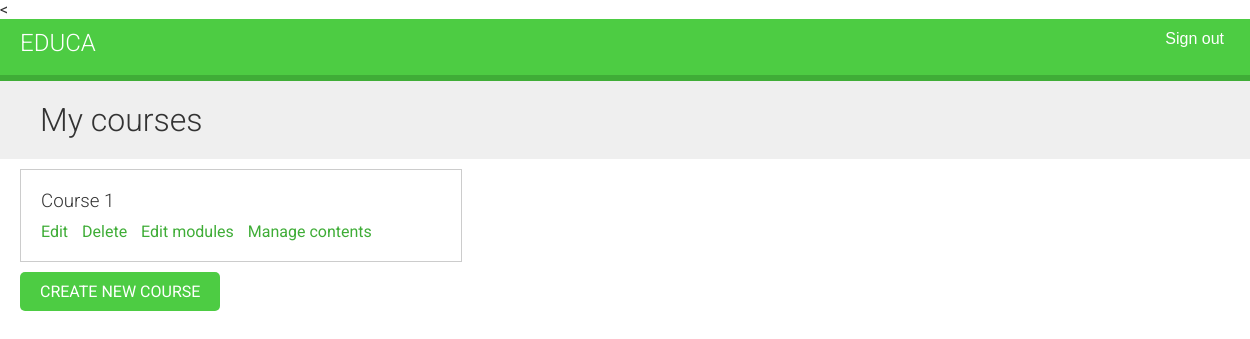
Page /course/mine/ (signed in) on the earlier database version.
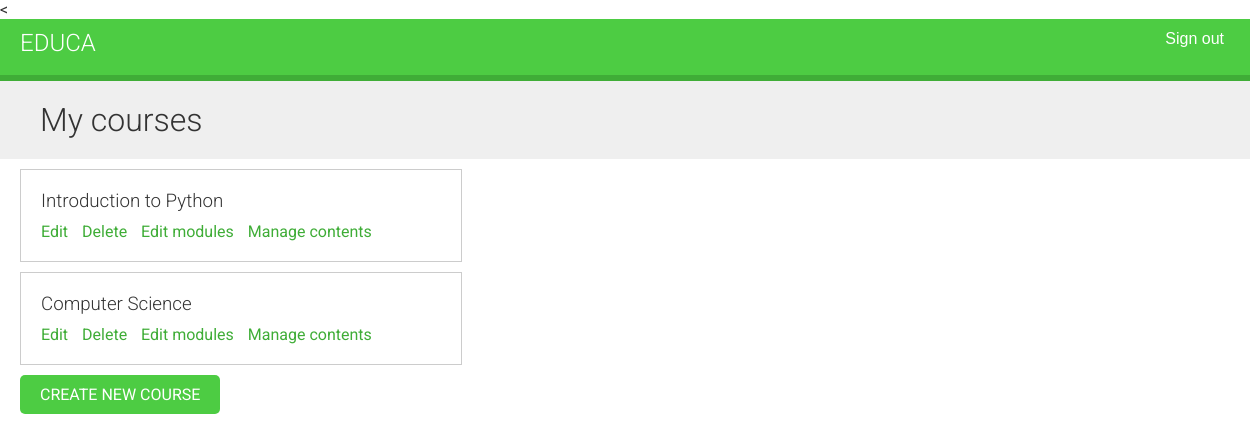
Same page on the later database version.
### courses/models.py (models this page shows, shortened)
class Course(models.Model):
    owner = models.ForeignKey(
        User,
        related_name='courses_created',
        on_delete=models.CASCADE
    )
    subject = models.ForeignKey(
        Subject,
        related_name='courses',
        on_delete=models.CASCADE
    )
    title = models.CharField(max_length=200)
    slug = models.SlugField(max_length=200, unique=True)
    overview = models.TextField()
    created = models.DateTimeField(auto_now_add=True)
    class Meta:
        ordering = ['-created']

### courses/views/course.py (the view)
class ManageCourseListView(OwnerCourseMixin, ListView):
    model = Course
    template_name = 'courses/manage/course/list.html'
    permission_required = 'courses.view_course'
    def get_queryset(self):
        queryset = super().get_queryset()
        return queryset.filter(owner=self.request.user)

### courses/views/base.py (called while the page is built)
    def get_queryset(self):
        queryset = super().get_queryset()
        return queryset.filter(owner=self.request.user)

### courses/templates/courses/manage/course/list.html (shortened to what this page needs)
{% extends "base.html" %}
{% block content %}
    <h1>My courses</h1>
    <div class="module">
{% for course in object_list %}
    <div class="course-info">
        <h3>{{ course.title }}</h3>
        <p>
            <a href="{% url 'course-edit' course.id %}">Edit</a>
            <a href="{% url 'course-delete' course.id %}">Delete</a>
            <a href="{% url 'course-module-update' course.id %}">Edit modules</a>
            {% if course.modules.count > 0 %}
                    <a href="{% url 'module-content-list' course.modules.first.id %}">
                        Manage contents
                    </a>
            {% endif %}
        </p>
    </div>
{% empty %}
    <p>You haven't created any courses yet.</p>
{% endfor %}
    <p>
        <a href="{% url "course-create" %}" class="button">Create new course</a>
    </p>
    </div>
{% endblock %}

### courses/templates/base.html (shortened to what this page needs)
{% load static %}
<<!DOCTYPE html>
<html>
    <head>
        <link rel="stylesheet" href="{% static 'css/base.css' %}">
    </head>
    <body>
        <div id='header'>
            <a href='/' class='logo'>Educa</a>
            <ul class='menu'>
                {% if request.user.is_authenticated %}
                    <li>
                        <form action='{% url "logout" %}' method='post'>
                            <button type='submit'>Sign out</button>
                        </form>
                    </li>
                {% else %}
                    <li href="{% url 'login' %}"><a >Sign in</a></li>
                {%endif %}
            </ul>
        </div>
        <div id='content'>
            {% block content %}
            {% endblock content %}
        </div>
    </body>
</html>

### courses/static/css/base.css (style rules this page uses)
body { margin:0; font-family:'Roboto', sans-serif; font-weight:400; color:#333; }
a { color:#3fad37; text-decoration:none; }
ul { float:left; }
h1, h2, h3, h4, h5, h6 { font-family:'Roboto', sans-serif; font-weight:300; }
h1 { background:#efefef; width:100%; overflow:auto; padding:20px 0 20px 40px; margin:0; }
.module { padding:10px 20px; float:left; width:600px; }
.module h3 { margin:20px 0 0; padding:0; width:100%; }
.module p { margin:10px 0 20px; width:100%; float:left; }
#header { background:#4dcc43; overflow:auto; padding:10px 20px; border-bottom:6px solid #3fad37; }
#header .logo { text-decoration:none; font-family:'Roboto', sans-serif; font-weight:300; text-transform:uppercase; font-size:24px; color:#fff; float:left; }
#header a { color:#fff; }
#header .menu { list-style:none; float:right; margin:0; padding:0; }
#header button { background:transparent; border:0; color:#fff; font-size:16px; }
input[type=submit], a.button { border-radius:5px; background:#4dcc43; color:#fff; font-size:16px; text-transform:uppercase; border:none; padding:10px 20px; margin:20px 0; }
.course-info { border:1px solid #ccc; padding:0 20px; margin-bottom:10px; width:400px; overflow:auto; }
.course-info a { margin-right:10px; }

Differences in the rows shown:
added Course: title "Introduction to Python", shows "Manage contents"
changed Course: title "Course 1" → "Computer Science"
